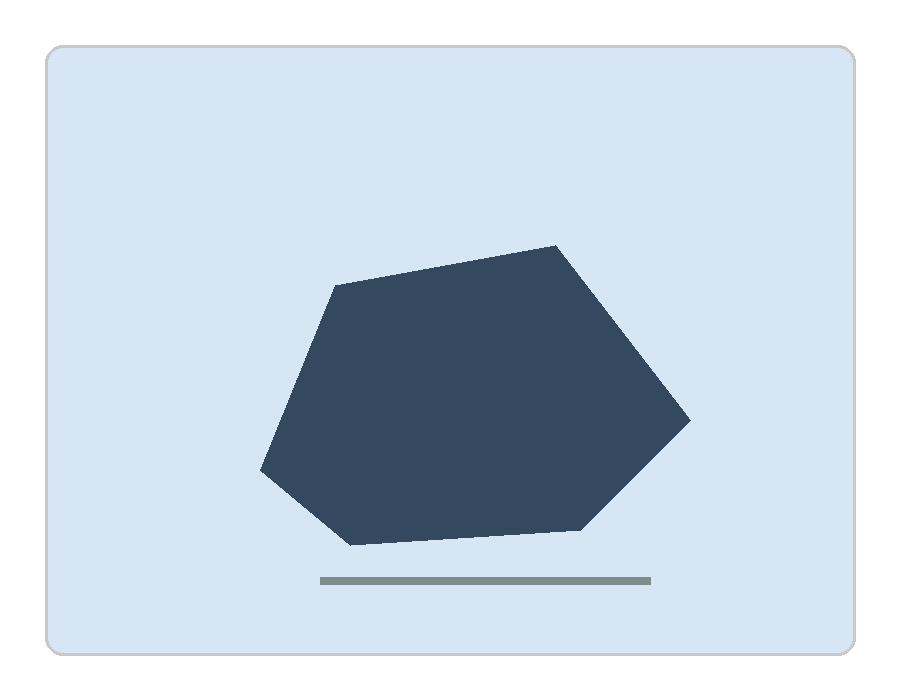
#> input picture Dataset/example/painting/sample_drawing_01.png, 900 x 700 px
$ python preprocess_drawings.py ../Dataset/example/painting out
#> lines starting #> are read from the running program, lines starting #| are printed output that depends on the picture; after the words box and inside, x2 and y2 are one past the last pixel; in counts of white or black regions, pixels touching at a corner belong together
#> in crop_drawing, image is the input picture: shape (700, 900, 3); mean B, G, R 224.4, 212.1, 199.6
#!/usr/bin/env python3
"""Crop scanned drawings to the bounding box of their visible content."""

from __future__ import annotations

import argparse
from pathlib import Path

import cv2
import numpy as np


IMAGE_SUFFIXES = {".png", ".jpg", ".jpeg", ".bmp", ".tif", ".tiff"}


def detect_drawing_bounds(
    image: np.ndarray,
    *,
    padding: int = 100,
    min_area: float = 20_000,
    trim_top: int = 50,
    trim_bottom: int = 50,
    trim_left: int = 50,
    trim_right: int = 50,
) -> tuple[int, int, int, int] | None:
    """Return ``(x, y, width, height)`` in original-image coordinates."""
#> called with padding = 100, min_area = 20000, trim_top = 50, trim_bottom = 50, trim_left = 50, trim_right = 50
    height, width = image.shape[:2]
#> height = 700; width = 900
    if min(trim_top, trim_bottom, trim_left, trim_right, padding) < 0:
        raise ValueError("Trim and padding values must be non-negative.")
    if trim_top + trim_bottom >= height or trim_left + trim_right >= width:
        raise ValueError("Trim values remove the entire image.")

    region = image[
        trim_top : height - trim_bottom,
        trim_left : width - trim_right,
    ]
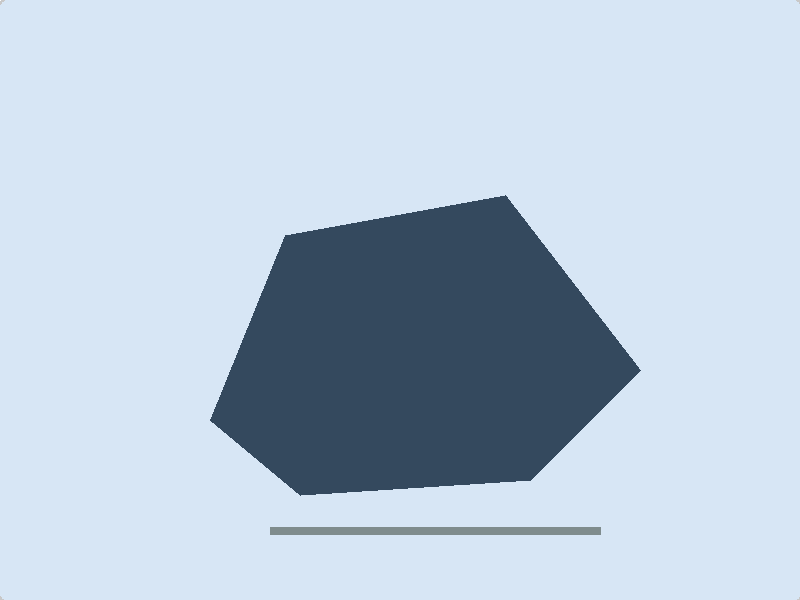
#> region: shape (600, 800, 3); mean B, G, R 216, 200, 183.8
    gray = cv2.cvtColor(region, cv2.COLOR_BGR2GRAY)
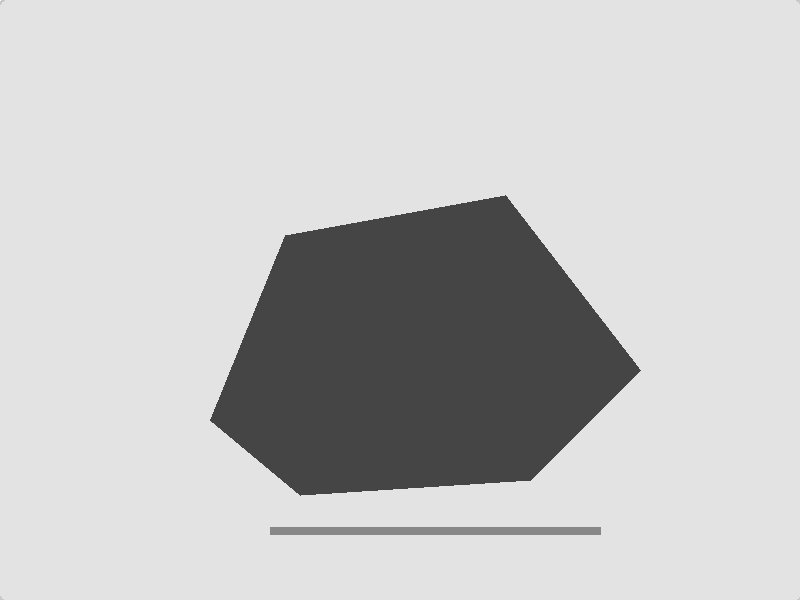
#> gray: shape (600, 800); min 69, max 255, mean 196.8
    binary = cv2.adaptiveThreshold(
        gray,
        255,
        cv2.ADAPTIVE_THRESH_GAUSSIAN_C,
        cv2.THRESH_BINARY_INV,
        15,
        5,
    )
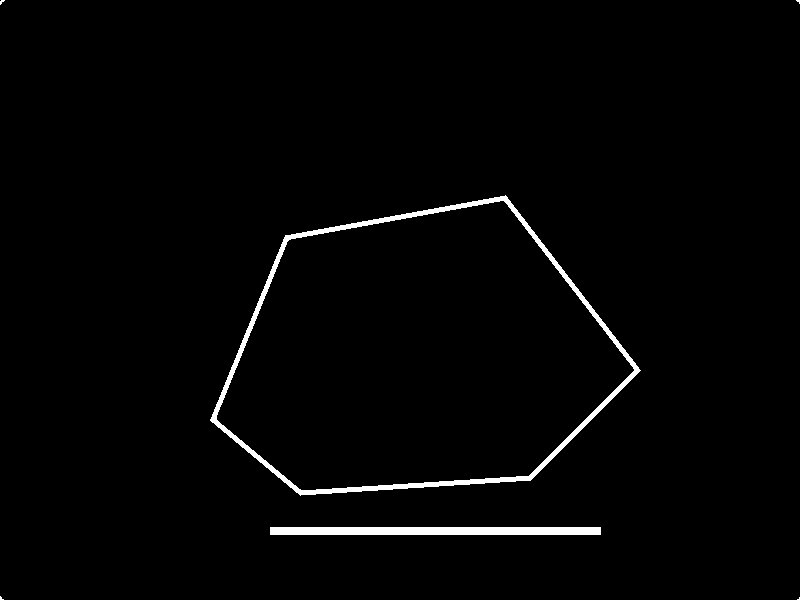
#> binary: shape (600, 800); 1.7% white; 6 white regions (4 under 20 px), largest, box (x1, y1, x2, y2) and area: (210, 195, 641, 496) 5553, (270, 527, 601, 535) 2648
    kernel = np.ones((5, 5), np.uint8)
    connected = cv2.erode(
        cv2.dilate(binary, kernel, iterations=5), kernel, iterations=3
    )
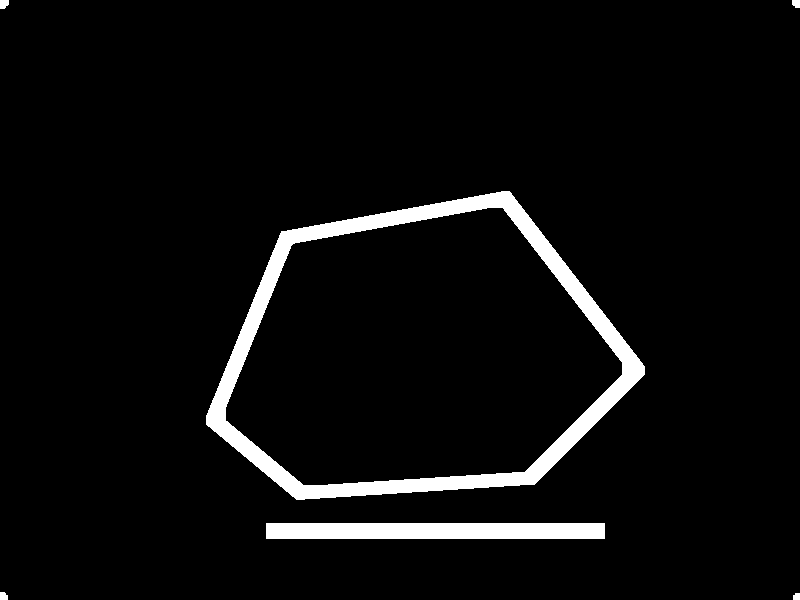
#> connected: shape (600, 800); 4.7% white; 6 white regions, box (x1, y1, x2, y2) and area: (206, 191, 645, 500) 17112, (266, 523, 605, 539) 5424, (0, 0, 9, 9) 70, (792, 0, 800, 8) 57, (0, 592, 8, 600) 57, (793, 593, 800, 600) 45
    edges = cv2.Canny(gray, 20, 80)
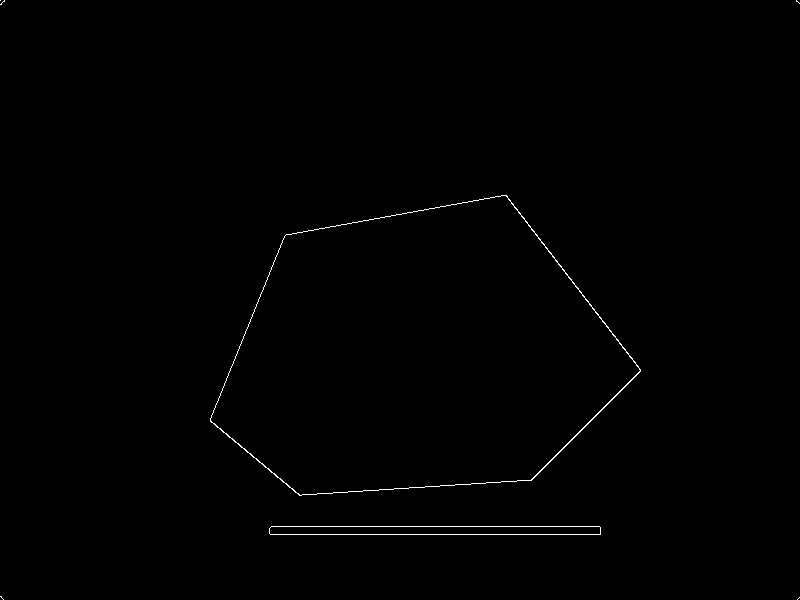
#> edges: shape (600, 800); 0.41% white in thin lines or dots
    combined = cv2.bitwise_or(connected, edges)
    contours, _ = cv2.findContours(
        combined, cv2.RETR_EXTERNAL, cv2.CHAIN_APPROX_SIMPLE
    )
#> contours = 6 contours; box (x1, y1, x2, y2) and area: (206, 191, 645, 500) 95739, (266, 523, 605, 539) 5070, (0, 0, 9, 9) 54, (0, 592, 8, 600) 43, (792, 0, 800, 8) 43, (793, 593, 800, 600) 32

    valid_contours = []
    for contour in contours:
        area = cv2.contourArea(contour)
        if area <= min_area:
            continue
        _, _, contour_width, contour_height = cv2.boundingRect(contour)
        is_sparse_page_frame = (
            contour_width > 4_500
            and contour_height > 3_000
            and area < contour_width * contour_height * 0.2
        )
        if not is_sparse_page_frame:
            valid_contours.append(contour)
#> this loop made 6 passes
#> area on passes 1, 2, 5, 6: 32.5, 43, 43, 54.5
#> (contour, area) on pass 3: ([[266, 523], [266, 538], [604, 538], [604, 523]], 5070)
#> after the loop, valid_contours = 1 contour; box (x1, y1, x2, y2) and area: (206, 191, 645, 500) 95739

    if not valid_contours:
        return None

    x, y, box_width, box_height = cv2.boundingRect(
        np.concatenate(valid_contours)
    )
#> x = 206; y = 191; box_width = 439; box_height = 309

    # Detection happens in the trimmed region; map the result back to the
    # original image before adding padding. The original scripts omitted this
    # offset, which shifted every crop up and left.
    x += trim_left
#> x = 256
    y += trim_top
#> y = 241
    x1 = max(0, x - padding)
#> x1 = 156
    y1 = max(0, y - padding)
#> y1 = 141
    x2 = min(width, x + box_width + padding)
#> x2 = 795
    y2 = min(height, y + box_height + padding)
#> y2 = 650
    return x1, y1, x2 - x1, y2 - y1


def crop_drawing(input_path: Path, output_path: Path, **kwargs) -> bool:
    """Crop one image. Return ``False`` when no drawing region is detected."""
    image = cv2.imread(str(input_path))
    if image is None:
        raise ValueError(f"Could not read image: {input_path}")

    bounds = detect_drawing_bounds(image, **kwargs)
#> bounds = (156, 141, 639, 509)
    if bounds is None:
        return False

    x, y, width, height = bounds
#> x = 156; y = 141; width = 639; height = 509
    output_path.parent.mkdir(parents=True, exist_ok=True)
    if not cv2.imwrite(str(output_path), image[y : y + height, x : x + width]):
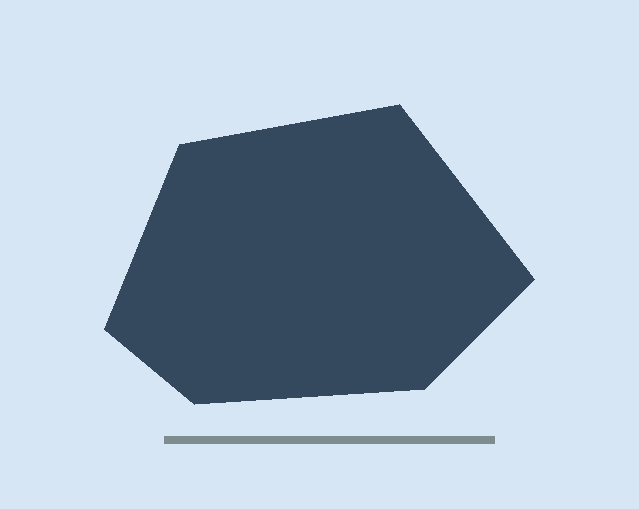
#> saved as sample_drawing_01.png: shape (509, 639, 3); mean B, G, R 202.2, 185.7, 169
        raise OSError(f"Could not write image: {output_path}")
    return True


def process_directory(input_dir: Path, output_dir: Path, **kwargs) -> int:
    """Crop supported images in one directory and return the success count."""
    image_paths = sorted(
        path
        for path in input_dir.iterdir()
        if path.is_file() and path.suffix.lower() in IMAGE_SUFFIXES
    )
    output_dir.mkdir(parents=True, exist_ok=True)
    processed = 0
    for input_path in image_paths:
        output_path = output_dir / input_path.name
        if crop_drawing(input_path, output_path, **kwargs):
            processed += 1
            print(f"Processed: {input_path.name}")
        else:
            print(f"Skipped (no drawing detected): {input_path.name}")
#> pass 2 of the loop in process_directory, `for input_path in image_paths:`:
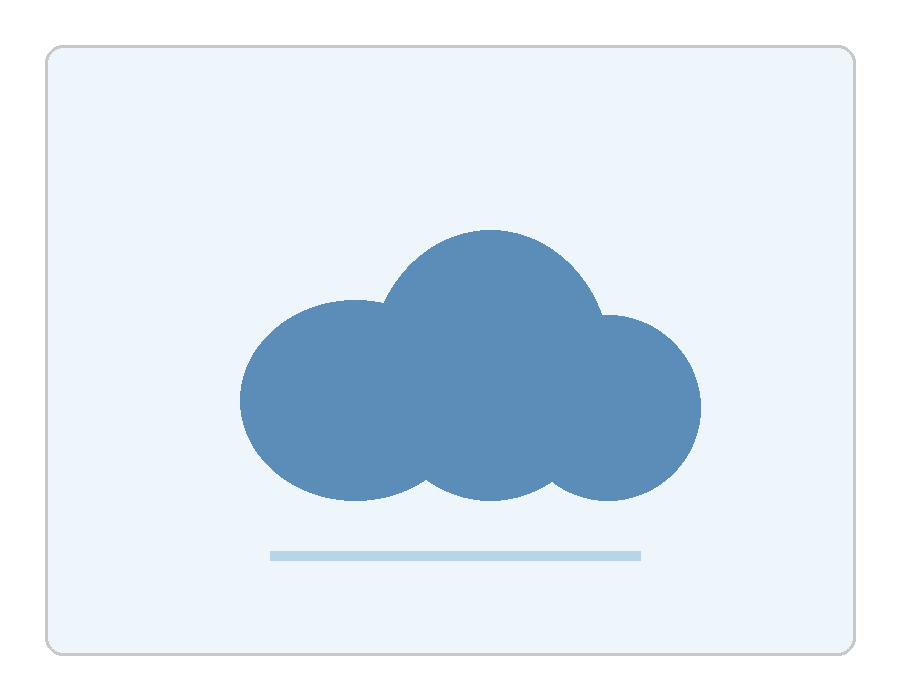
#> input picture Dataset/example/painting/sample_drawing_02.png, 900 x 700 px
#> in crop_drawing, image is the input picture: shape (700, 900, 3); mean B, G, R 241.4, 231.9, 219.5
#> in detect_drawing_bounds (call 2), `binary = cv2.adaptiveThreshold( gray, 255, cv2.ADAPTIVE_THRESH_GAUSSIA..`:
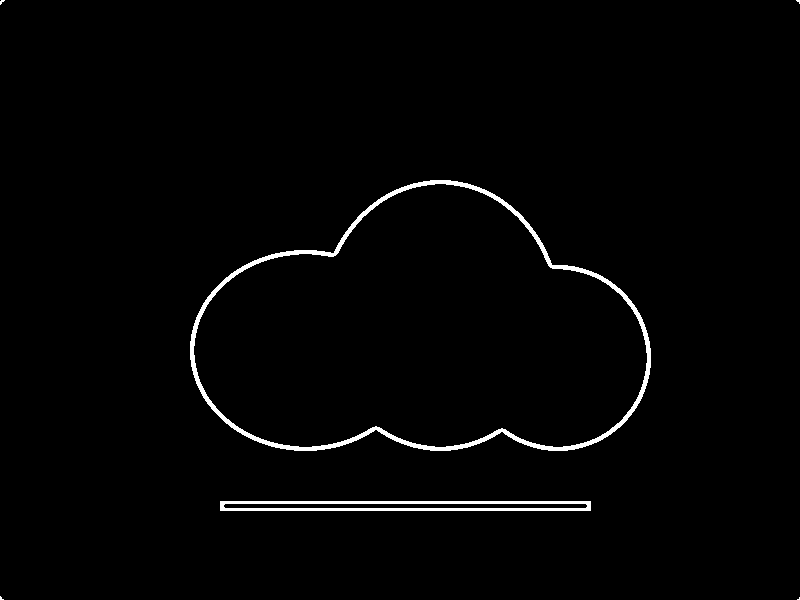
#> binary: shape (600, 800); 1.6% white; 6 white regions (4 under 20 px), largest, box (x1, y1, x2, y2) and area: (190, 180, 651, 451) 5366, (220, 501, 591, 511) 2262
#> edges: shape (600, 800); 0.43% white in thin lines or dots
#> contours = 6 contours; box (x1, y1, x2, y2) and area: (186, 176, 655, 455) 96955, (216, 497, 595, 515) 6426, (0, 0, 9, 9) 54, (0, 592, 8, 600) 43, (792, 0, 800, 8) 43, (793, 593, 800, 600) 32
#> the loop in detect_drawing_bounds (call 2), `for contour in contours:` made 6 passes
#> after the loop in detect_drawing_bounds (call 2), `for contour in contours:`: valid_contours = 1 contour; box (x1, y1, x2, y2) and area: (186, 176, 655, 455) 96955
#> in detect_drawing_bounds (call 2), `x, y, box_width, box_height = cv2.boundingRect( np.concatenate(valid_c..`: x = 186; y = 176; box_width = 469; box_height = 279
#> in detect_drawing_bounds (call 2), `x += trim_left`: x = 236
#> in detect_drawing_bounds (call 2), `y += trim_top`: y = 226
#> x1 = 136
#> y1 = 126
#> x2 = 805
#> y2 = 605
#> bounds = (136, 126, 669, 479)
#> in crop_drawing (call 2), `x, y, width, height = bounds`: x = 136; y = 126; width = 669; height = 479
#> in crop_drawing (call 2), `if not cv2.imwrite(str(output_path), image[y : y + height, x : x + wid..`:
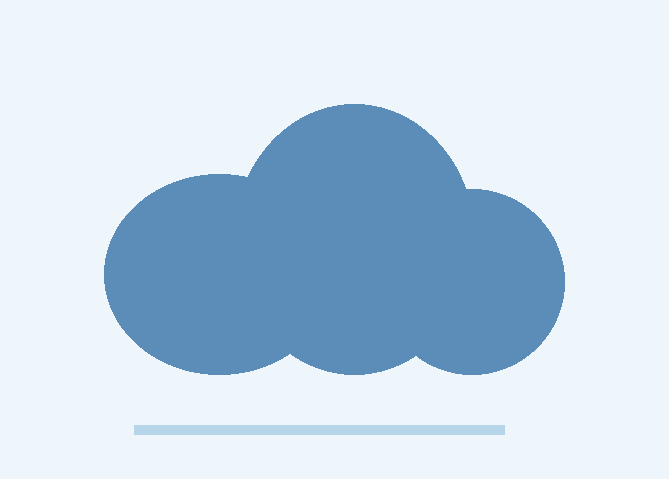
#> saved as sample_drawing_02.png: shape (479, 669, 3); mean B, G, R 231.7, 215.7, 195.5
    return processed


def parse_args() -> argparse.Namespace:
    parser = argparse.ArgumentParser(description=__doc__)
    parser.add_argument("input", type=Path, help="Input image or directory")
    parser.add_argument("output", type=Path, help="Output image or directory")
    parser.add_argument("--padding", type=int, default=100)
    parser.add_argument("--min-area", type=float, default=20_000)
    parser.add_argument("--trim-top", type=int, default=50)
    parser.add_argument("--trim-bottom", type=int, default=50)
    parser.add_argument("--trim-left", type=int, default=50)
    parser.add_argument("--trim-right", type=int, default=50)
    return parser.parse_args()


def main() -> int:
    args = parse_args()
    options = {
        "padding": args.padding,
        "min_area": args.min_area,
        "trim_top": args.trim_top,
        "trim_bottom": args.trim_bottom,
        "trim_left": args.trim_left,
        "trim_right": args.trim_right,
    }
    if args.input.is_dir():
        count = process_directory(args.input, args.output, **options)
        print(f"Finished: {count} image(s) saved to {args.output}")
        return 0
    if not args.input.is_file():
        raise FileNotFoundError(args.input)
    if crop_drawing(args.input, args.output, **options):
        print(f"Saved: {args.output}")
        return 0
    print("No drawing region detected.")
    return 1


if __name__ == "__main__":
    raise SystemExit(main())
#> (the program exits here)
